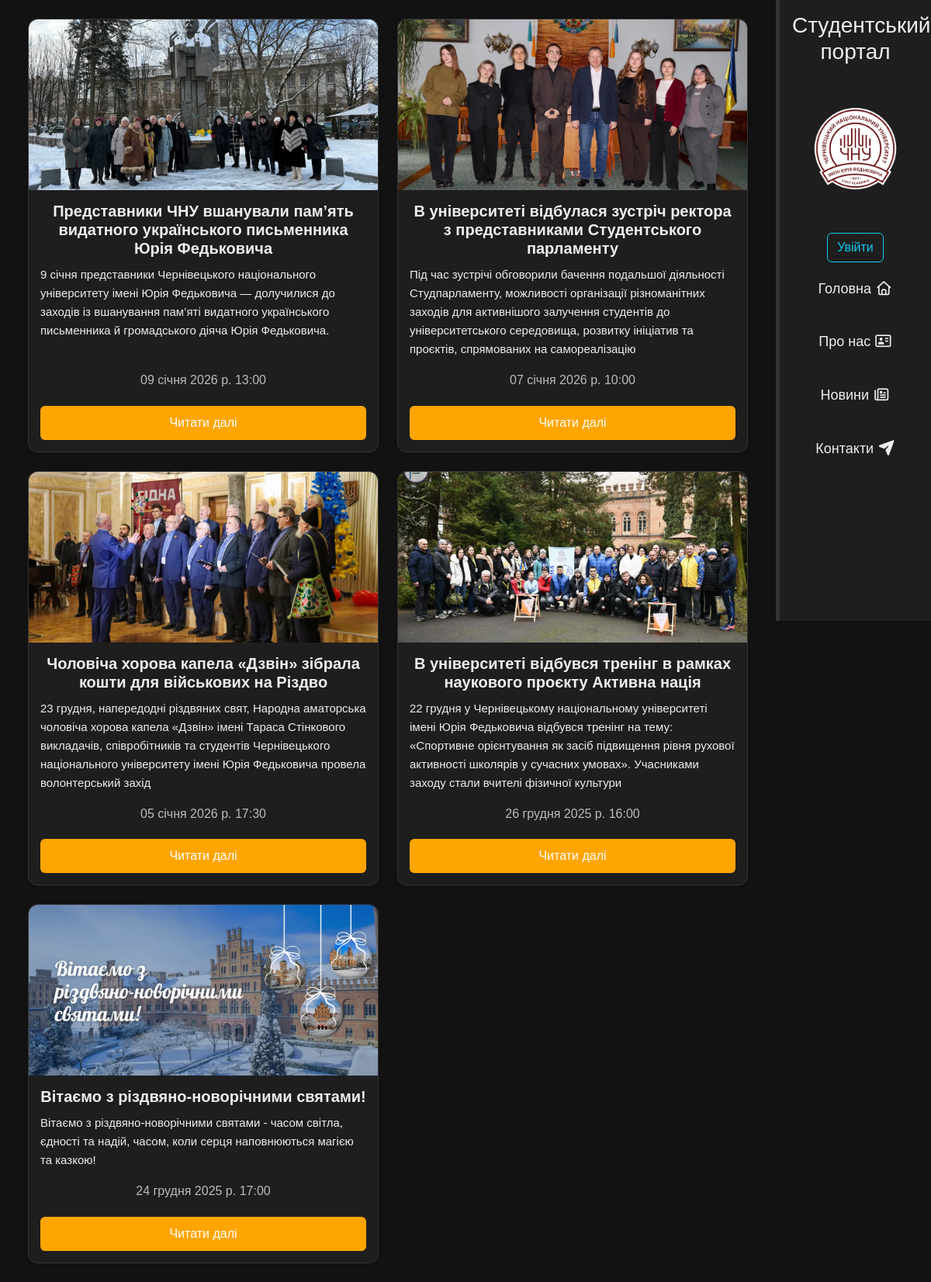
Page /news/ on the committed database.
### news/models.py (models this page shows, shortened)
class Articles(models.Model):
    title = models.CharField('Назва новини',max_length=90)
    anons = models.CharField('Анонс',max_length=250)
    full_text = models.TextField('Новина')
    date = models.DateTimeField('Дата публікації')
    image = models.ImageField(upload_to="img", null=True, blank=True)
    class Meta:
        verbose_name = 'Новина'
        verbose_name_plural = 'Новини'

### news/views.py (the view)
# urls.py: path('', views.news_home, name= 'news_home'),
def news_home(request):
    news = Articles.objects.order_by('-id')
    data = {
        'title': 'Новини',
        'news': news
    }
    return render(request, 'news/index.html', data)

### user/context_processors.py (called while the page is built)
def user_login(request):
    return {
        'user_first': request.session.get('user_first'),
        'user_last': request.session.get('user_last'),
        'user_admin': request.session.get('user_admin'),
        'user_login': request.session.get('user_login'),
    }

### news/templates/news/index.html (shortened to what this page needs)
{% extends 'main/layout.html' %}
{% block content %}
<div class="container news-wrapper">
    {% if news %}
    <div class="news-grid">
        {% for el in news %}
        <div class="card news-card shadow-sm">
            {% if el.image %}
            <img src="{{ el.image.url }}" class="card-img-top" alt="{{ el.title }}">
            {% endif %}
            <div class="card-body d-flex flex-column">
                <h5 class="card-title text-center">{{ el.title }}</h5>
                <p class="card-text">{{ el.anons }}</p>
                <p class="news-date text-center mt-auto mb-2">
                    {{ el.date }}
                </p>
                <a href="{% url 'news_detail' el.id %}" class="btn btn-warning-index w-100">
                    Читати далі
                </a>
            </div>
        </div>
        {% endfor %}
    </div>
    {% else %}
        <h3 class="text-center">Новин поки немає!</h3>
    {% endif %}
</div>
{% endblock %}

### main/static/main/css/main.css (style rules this page uses)
* { box-sizing: border-box; }
body { margin: 0; background: #121212; color: #eeeeee; font-family: Arial, sans-serif; line-height: 1.6; }
.news-wrapper { width: 100%; }
.news-grid { display: grid; gap: 24px; grid-template-columns: 1fr; }
@media (min-width: 1024px) and (max-width: 1439px) { .news-grid { grid-template-columns: repeat(2, 1fr); } }
.news-card { background: #1e1e1e; color: #eeeeee; border: 1px solid #333; border-radius: 12px; display: flex; flex-direction: column; height: 100%; }
.card-img-top { width: 100%; height: 220px; object-fit: cover; border-radius: 12px 12px 0 0; }
.card-body { padding: 15px; display: flex; flex-direction: column; flex-grow: 1; }
.card-title { font-size: 20px; font-weight: bold; margin-bottom: 10px; text-align: center; }
.card-text { font-size: 15px; margin-bottom: 15px; }
.news-date { color: #bbb; font-weight: 500; margin-top: auto; text-align: center; }
.btn-warning-index { margin-top: 12px; background: orange; color: #fff; border: none; padding: 10px; border-radius: 6px; cursor: pointer; }

### rows in the picture
Articles: image (picture), title "Представники ЧНУ вшанували пам’ять видатного українського письменника Юрія Федьковича", anons "9 січня представники Чернівецького національного університету імені Юрія Федьковича — долучилися до заходів із вшанування пам’яті видатного українського письменника й громадського діяча Юрія Федьковича.", date "09 січня 2026 р. 13:00"
Articles: image (picture), title "В університеті відбулася зустріч ректора з представниками Студентського парламенту", anons "Під час зустрічі обговорили бачення подальшої діяльності Студпарламенту, можливості організації різноманітних заходів для активнішого залучення студентів до університетського середовища, розвитку ініціатив та проєктів, спрямованих на самореалізацію", date "07 січня 2026 р. 10:00"
Articles: image (picture), title "Чоловіча хорова капела «Дзвін» зібрала кошти для військових на Різдво", anons "23 грудня, напередодні різдвяних свят, Народна аматорська чоловіча хорова капела «Дзвін» імені Тараса Стінкового викладачів, співробітників та студентів Чернівецького національного університету імені Юрія Федьковича провела волонтерський захід", date "05 січня 2026 р. 17:30"
Articles: image (picture), title "В університеті відбувся тренінг в рамках наукового проєкту Активна нація", anons "22 грудня у Чернівецькому національному університеті імені Юрія Федьковича відбувся тренінг на тему: «Спортивне орієнтування як засіб підвищення рівня рухової активності школярів у сучасних умовах». Учасниками заходу стали вчителі фізичної культури", date "26 грудня 2025 р. 16:00"
Articles: image (picture), title "Вітаємо з різдвяно-новорічними святами!", anons "Вітаємо з різдвяно-новорічними святами - часом світла, єдності та надій, часом, коли серця наповнюються магією та казкою!", date "24 грудня 2025 р. 17:00"
